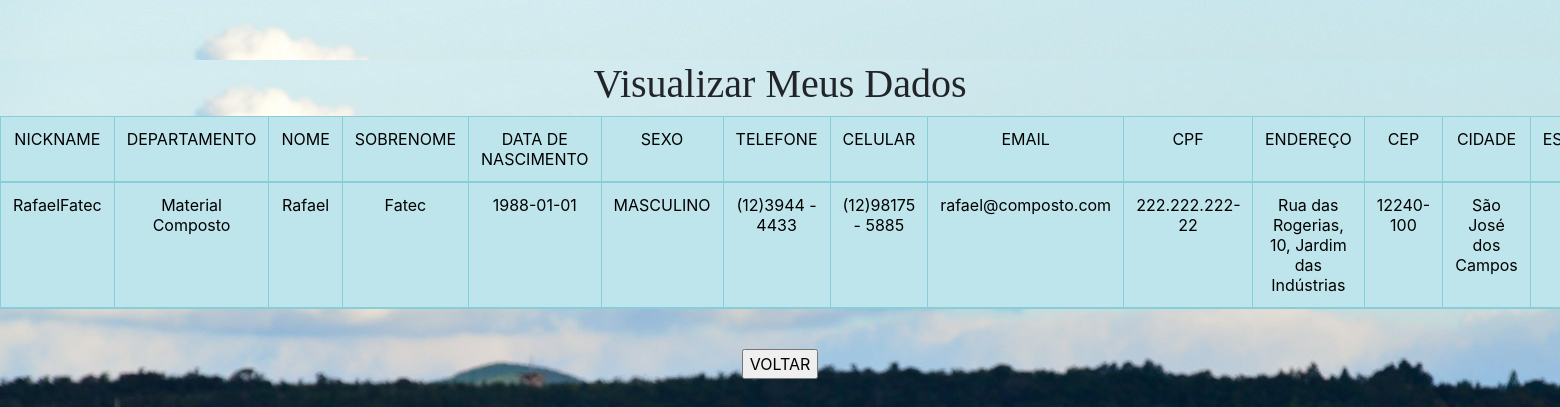
Page /usuarios/consultar/consultar_meus_dados.php (signed in) on the committed database.
### tables this page shows
CREATE TABLE `departamentos` (
  `codigo` int(11) NOT NULL,
  `nome` varchar(100) NOT NULL
);

CREATE TABLE `usuarios` (
  `codigo` int(11) NOT NULL,
  `nome` varchar(50) NOT NULL,
  `sobrenome` varchar(50) NOT NULL,
  `nascimento` date NOT NULL,
  `sexo` varchar(10) NOT NULL,
  `telefone` varchar(10) NOT NULL,
  `celular` varchar(11) NOT NULL,
  `cpf` varchar(15) NOT NULL,
  `codigo_login` int(11) NOT NULL,
  `codigo_departamento` int(11) NOT NULL,
  `rua` varchar(100) NOT NULL,
  `numero` int(11) NOT NULL,
  `bairro` varchar(50) NOT NULL,
  `cep` int(11) NOT NULL,
  `cidade` varchar(100) NOT NULL,
  `estado` varchar(2) NOT NULL
);

### connect.php (called while the page is built, shortened)
<?php
     $table_logins = "logins";
     $table_usuarios = "usuarios";
     $table_departamentos = "departamentos";
?>

### usuarios/consultar/consultar_meus_dados.php (the view, shortened to what this page needs)
<?php
     $system_control = $_SESSION["system_control"];
     $status = $_SESSION["status"];
	 $codigo_login = $_SESSION["codigo"];
     if(!(($system_control == 1)&&($status == 2)))
     {
?>
          <script>
               alert("Acesso Inválido");
               history.go(-1);
          </script>
<?php
     }
     else
     {
     function mask($val, $mask)
{
 $maskared = '';
 $k = 0;
 for($i = 0; $i<=strlen($mask)-1; $i++)
 {
 if($mask[$i] == '#')
 {
 if(isset($val[$k]))
 $maskared .= $val[$k++];
 }
 else
 {
 if(isset($mask[$i]))
 $maskared .= $mask[$i];
 }
 }
 return $maskared;
}
?>
          <html>
               <head>
          <link rel="stylesheet" href="../css/bootstrap.css">
          <link rel="stylesheet" href="../fonts/ionicons.min.css">
          <link rel="stylesheet" href="../css/styles.min.css">
               </head>
          <body>
			   <center><h1> Visualizar Meus Dados</h1></center>
               <table border="1" align="center" class="table table-bordered table-info">
			   <thead>
               <tr>
                    <td align="center"><font color="black">NICKNAME</td>
					<td align="center"><font color="black">DEPARTAMENTO</td>
					<td align="center"><font color="black">NOME</td>
					<td align="center"><font color="black">SOBRENOME</td>
					<td align="center"><font color="black">DATA DE NASCIMENTO</td>
					<td align="center"><font color="black">SEXO</td>
					<td align="center"><font color="black">TELEFONE</td>
					<td align="center"><font color="black">CELULAR</td>
					<td align="center"><font color="black">EMAIL</td>
					<td align="center"><font color="black">CPF</td>
					<td align="center"><font color="black">ENDEREÇO</td>
					<td align="center"><font color="black">CEP</td>
					<td align="center"><font color="black">CIDADE</td>
					<td align="center"><font color="black">ESTADO</td>
               </tr>
<?php
                    require("../../connect.php");
                    $consultar_usuarios = mysqli_query($link, "SELECT * FROM $table_usuarios WHERE codigo_login = '$codigo_login'");
                         $vetor_usuarios = mysqli_fetch_array($consultar_usuarios);
						 $codigo_departamento = $vetor_usuarios['codigo_departamento'];
                         $consultar_nickname = mysqli_query($link, "SELECT * FROM $table_logins WHERE codigo = '$codigo_login'");
                         $vetor_logins = mysqli_fetch_array($consultar_nickname);
                         $cpf = $vetor_usuarios['cpf'];
						 $consultar_departamento = mysqli_query($link, "SELECT * FROM $table_departamentos WHERE codigo = '$codigo_departamento'");
						 $vetor_departamentos = mysqli_fetch_array($consultar_departamento);
						 $nome_departamento = $vetor_departamentos['nome'];
?>
               <tr>
                    <td align="center"><font color="black"><?php print($vetor_logins['nickname']);?></td>
					<td align="center"><font color="black"><?php print($nome_departamento);?></td>
					<td align="center"><font color="black"><?php print($vetor_usuarios['nome']);?></td>
					<td align="center"><font color="black"><?php print($vetor_usuarios['sobrenome']);?></td>
					<td align="center"><font color="black"><?php print($vetor_usuarios['nascimento']);?></td>
					<td align="center"><font color="black"><?php print($vetor_usuarios['sexo']);?></td>
					<td align="center"><font color="black"><?php echo mask($vetor_usuarios['telefone'],'(##)#### - ####');?></td>
					<td align="center"><font color="black"><?php echo mask($vetor_usuarios['celular'],'(##)##### - ####');?></td>
					<td align="center"><font color="black"><?php print($vetor_logins['email']);?></td>
					<td align="center"><font color="black"><?php echo mask($cpf,'###.###.###-##');?></td>
					<td align="center"><font color="black"><?php print($vetor_usuarios['rua']); ?>, <?php print($vetor_usuarios['numero']); ?>, <?php print($vetor_usuarios['bairro']);?></td>
					<td align="center"><font color="black"><?php echo mask($vetor_usuarios['cep'],'#####-###'); ?></td>
                    <td align="center"><font color="black"><?php print($vetor_usuarios['cidade']); ?></td>
					<td align="center"><font color="black"><?php print($vetor_usuarios['estado']); ?></td>
               </tr>
               </table><br>
               <center><a href="consultar.php"><input type="button" name="botao" value="VOLTAR"></a></center>
<?php
     }
?>

### rows in the picture
departamentos: nome "Material Composto"
usuarios: nome "Rafael", sobrenome "Fatec", nascimento "1988-01-01", sexo "MASCULINO", telefone "(12)3944 - 4433", celular "(12)98175 - 5885", cpf "222.222.222-22", rua "Rua das Rogerias", numero "10", bairro "Jardim das Indústrias", cep "12240-100", cidade "São José dos Campos"

### other values in the picture
$vetor_logins['nickname'] "RafaelFatec"
$vetor_logins['email'] "rafael@composto.com"
